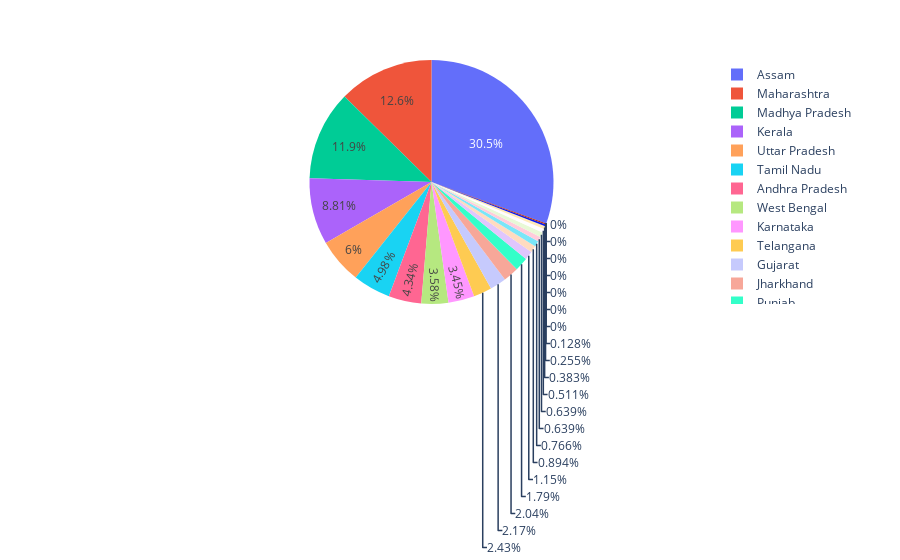
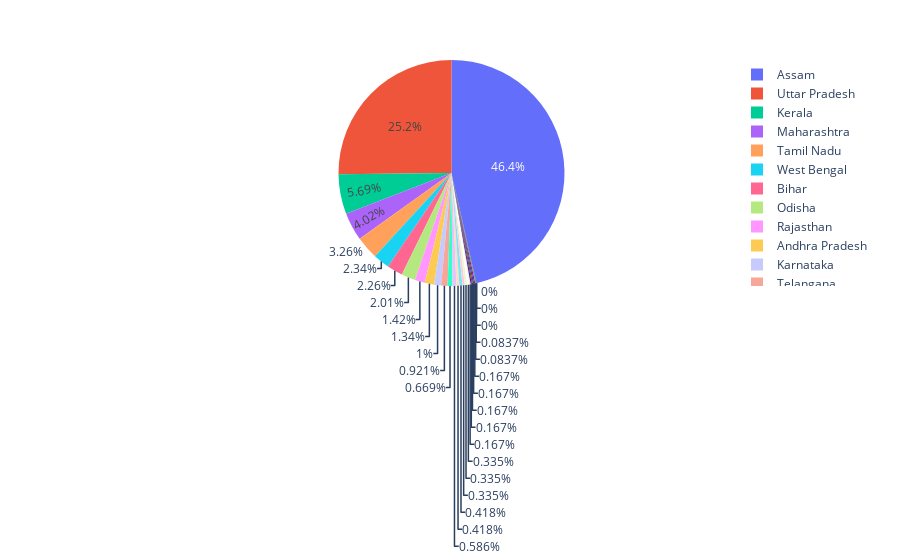

Source (notebook cell) for these figures, in order:
### Code cell
#code to be implemented:
'''
if a state is highest in a particular category, what percentage of the crime (of the total) is being committed in that state?
Eg:
in 2018 Assam reported the highest number of cases in the category personal revenge

Now, the total for the category of personal_revenge in the year 2018 is = 783

so % of Assam = (239 / 783) * 100%
'''

sum(data1.personal_revenge)
fig1 = px.pie(data1.personal_revenge, values = 'personal_revenge', names=data1.STATES)
fig2 = px.pie(data2.personal_revenge, values = 'personal_revenge', names=data1.STATES)
fig1.show()
fig2.show()

### Figure 1 — Plotly figure (JSON) as saved in the notebook; plotly's stock layout.template omitted (floating-point values rounded to 4 significant figures)
{"data": [{"domain": {"x": [0, 1], "y": [0, 1]}, "hovertemplate": "label=%{label}<br>personal_revenge=%{value}<extra></extra>", "labels": ["Andhra Pradesh", "Arunachal Pradesh", "Assam", "Bihar", "Chhattisgarh", "Goa", "Gujarat", "Haryana", "Himachal Pradesh", "Jammu & Kashmir", "Jharkhand", "Karnataka", "Kerala", "Madhya Pradesh", "Maharashtra", "Manipur", "Meghalaya", "Mizoram", "Nagaland", "Odisha", "Punjab", "Rajasthan", "Sikkim", "Tamil Nadu", "Telangana", "Tripura", "Uttar Pradesh", "Uttarakhand", "West Bengal"], "legendgroup": "", "name": "", "showlegend": true, "type": "pie", "values": [34, 0, 239, 5, 0, 0, 17, 6, 4, 2, 16, 27, 69, 93, 99, 0, 0, 0, 1, 7, 14, 9, 0, 39, 19, 5, 47, 3, 28]}], "layout": {"legend": {"tracegroupgap": 0}, "margin": {"t": 60}}}

### Figure 2 — Plotly figure (JSON) as saved in the notebook; plotly's stock layout.template omitted (floating-point values rounded to 4 significant figures)
{"data": [{"domain": {"x": [0, 1], "y": [0, 1]}, "hovertemplate": "label=%{label}<br>personal_revenge=%{value}<extra></extra>", "labels": ["Andhra Pradesh", "Arunachal Pradesh", "Assam", "Bihar", "Chhattisgarh", "Goa", "Gujarat", "Haryana", "Himachal Pradesh", "Jammu & Kashmir", "Jharkhand", "Karnataka", "Kerala", "Madhya Pradesh", "Maharashtra", "Manipur", "Meghalaya", "Mizoram", "Nagaland", "Odisha", "Punjab", "Rajasthan", "Sikkim", "Tamil Nadu", "Telangana", "Tripura", "Uttar Pradesh", "Uttarakhand", "West Bengal"], "legendgroup": "", "name": "", "showlegend": true, "type": "pie", "values": [16, 2, 555, 27, 2, 2, 5, 2, 7, 5, 8, 12, 68, 2, 48, 0, 4, 1, 0, 24, 4, 17, 0, 39, 11, 1, 301, 4, 28]}], "layout": {"legend": {"tracegroupgap": 0}, "margin": {"t": 60}}}
